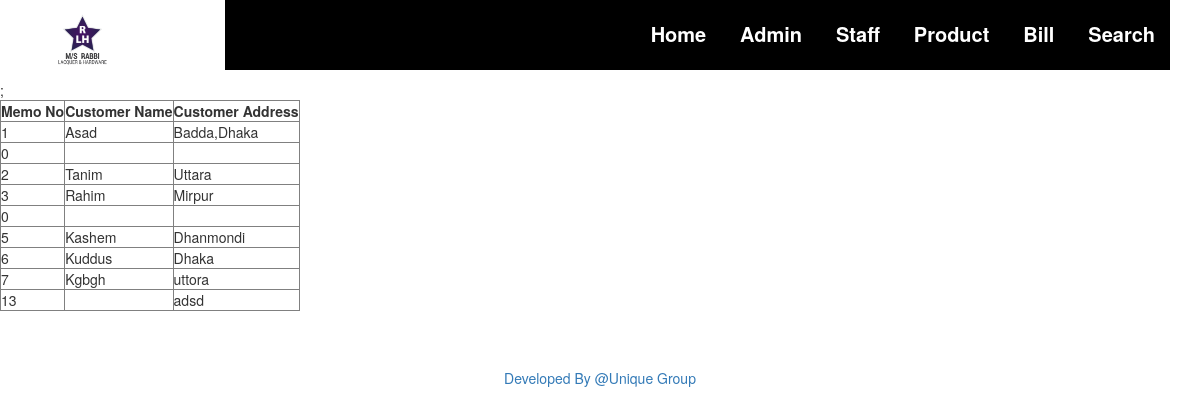
The page /pos/customerinfo.php on the database its author committed.
### tables this page shows
CREATE TABLE `bill` (
  `Memo_no` int(50) NOT NULL,
  `Date` date NOT NULL,
  `Customer_Name` varchar(50) NOT NULL,
  `Address` varchar(50) NOT NULL,
  `Description_Of_Goods` varchar(50) NOT NULL,
  `Quantity` varchar(50) NOT NULL,
  `Unit_Price` varchar(50) NOT NULL,
  `Total` varchar(50) NOT NULL,
  `Total_Tk` varchar(50) NOT NULL,
  `Advance` varchar(50) NOT NULL,
  `Balance` int(50) NOT NULL
);

### pos/customerinfo.php (the view, shortened to what this page needs)
<?php require 'asset/header.php' ?>
<?php
	$servername = "localhost";
	$username = "root";
	$password = "";
	$dbname = "pos";
	$conn = new mysqli($servername, $username, $password,$dbname);
		$sql = "SELECT * FROM bill";
		$result = $conn->query($sql);
echo "<table border='1' cellpadding='10'> ;";
echo "<tr><th>Memo No</th> <th>Customer Name</th> <th>Customer Address</th> </tr>";
while ($row = $result->fetch_assoc()) {
echo "<tr>";
echo '<td>' . $row['Memo_no'] . '</td>';
echo '<td>' . $row['Customer_Name'] . '</td>';
echo '<td>' . $row['Address'] . '</td>';
echo "</tr>";
}
echo "</table>";
?>
<?php require 'asset/footer.php' ?>

### pos/asset/css/style.css (style rules this page uses)
* { margin: 0; padding: 0; }

### rows shown on the page
bill: Memo_no "1", Customer_Name "Asad", Address "Badda,Dhaka"
bill: Memo_no "0"
bill: Memo_no "2", Customer_Name "Tanim", Address "Uttara"
bill: Memo_no "3", Customer_Name "Rahim", Address "Mirpur"
bill: Memo_no "0"
bill: Memo_no "5", Customer_Name "Kashem", Address "Dhanmondi"
bill: Memo_no "6", Customer_Name "Kuddus", Address "Dhaka"
bill: Memo_no "7", Customer_Name "Kgbgh", Address "uttora"
bill: Memo_no "13", Address "adsd"
